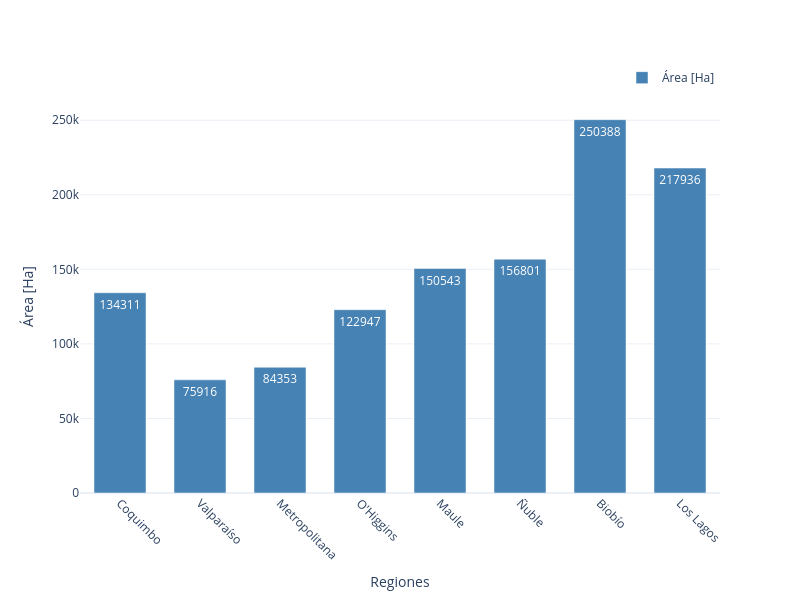

The cell this chart's notebook holds for it:
### Markdown cell above
### Datos Nacionales

### Code cell
position = np.arange(len(data_region_ch))

fig = go.Figure()

fig.add_trace(
    go.Bar(
        x=position,
        y=data_region_ch["ha"],
        name="Área [Ha]",
        marker_color="steelblue",
        text=data_region_ch["ha"].round(2),  # Show values on hover
        hovertemplate="Región: %{x}<br>Área: %{y:.2f} Ha<extra></extra>"
    )
)

# Update layout
fig.update_layout(
    width=800,
    height=600,
    template="plotly_white",
    xaxis=dict(
        title="Regiones",
        tickvals=position,
        ticktext=data_region_ch["Region"],
        tickangle=45
    ),
    yaxis=dict(
        title="Área [Ha]"
    ),
    bargap=0.35,  # equivalent to width parameter
    showlegend=True,
    legend=dict(
        orientation="h",
        yanchor="bottom",
        y=1.02,
        xanchor="right",
        x=1
    )
)

fig.show()

### Figure 1 — Plotly figure (JSON) as saved in the notebook; plotly's stock layout.template omitted (floating-point values rounded to 4 significant figures)
{"data": [{"hovertemplate": "Región: %{x}<br>Área: %{y:.2f} Ha<extra></extra>", "marker": {"color": "steelblue"}, "name": "Área [Ha]", "text": [134300.0, 75920.0, 84350.0, 122900.0, 150500.0, 156800.0, 250400.0, 217900.0], "type": "bar", "x": [0, 1, 2, 3, 4, 5, 6, 7], "y": [134311, 75916, 84353, 122947, 150543, 156801, 250388, 217936]}], "layout": {"bargap": 0.35, "height": 600, "legend": {"orientation": "h", "x": 1, "xanchor": "right", "y": 1.02, "yanchor": "bottom"}, "showlegend": true, "width": 800, "xaxis": {"tickangle": 45, "ticktext": ["Coquimbo", "Valparaíso", "Metropolitana", "O'Higgins", "Maule", "Ñuble", "Biobío", "Los Lagos"], "tickvals": [0, 1, 2, 3, 4, 5, 6, 7], "title": {"text": "Regiones"}}, "yaxis": {"title": {"text": "Área [Ha]"}}}}
